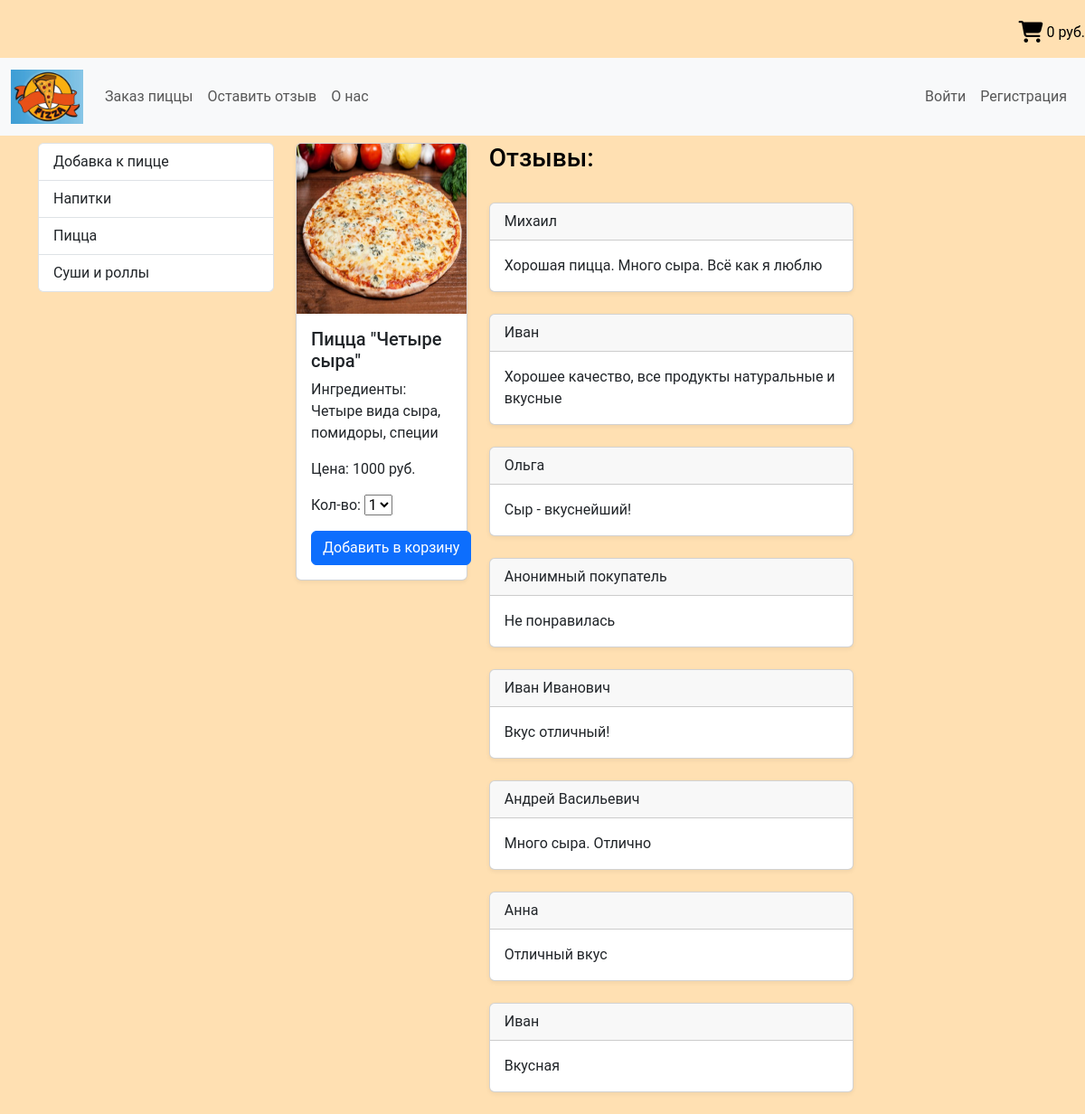
/product/1/, run on the app's committed database.
### pizza_shop/models.py (models this page shows, shortened)
class TypeOfProduct(models.Model):
    nameOfType = models.CharField(max_length=50, db_index=True, verbose_name='Тип продукта')
    slug = models.SlugField(max_length=200, unique=True, db_index=True)
    def get_absolute_url(self):
        return reverse_lazy('type', kwargs={"type_id": self.pk})
    class Meta:
        verbose_name = 'Тип еды'
        verbose_name_plural = 'Типы еды'
        ordering = ['nameOfType']

class Pizza(models.Model):
    name = models.CharField(max_length=100, db_index=True, verbose_name='Наименование продукта')
    shortName = models.CharField(max_length=20, verbose_name='Краткое наименование продукта')
    slug = models.SlugField(max_length=200, db_index=True, unique=True, verbose_name='URL')
    ingredients = models.TextField(verbose_name='Список ингредиентов', blank=True)  # необязательно для заполнения
    currentPrice = models.DecimalField(max_digits=10, decimal_places=2, verbose_name='Текущая цена')
    photo = models.ImageField(upload_to='photos/', verbose_name='Фото', blank=True)  # необязательно для заполнения
    is_ready = models.BooleanField(default=True, verbose_name='Готовность для продажи')
    type_product = models.ForeignKey('TypeOfProduct', on_delete=models.PROTECT, verbose_name='Тип продукта', null=True,
                                     default=1)
    def __str__(self):
        return self.name
    class Meta:
        verbose_name = 'Продукт'
        verbose_name_plural = 'Продукты для заказа'
        ordering = ['name']

class Feedbacks(models.Model):
    buyer = models.CharField(max_length=100, db_index=True, null=True,
                             verbose_name='Имя')  # default="Анонимный покупатель"
    product = models.ForeignKey('Pizza', on_delete=models.PROTECT, verbose_name='Наименование продукта', null=True,
                                related_name="feedbacks")
    comment = models.CharField(max_length=250, db_index=False, verbose_name='Отзыв')
    user = models.ForeignKey(User, on_delete=models.PROTECT, verbose_name='Пользователь', null=True,
                             related_name='users')
    class Meta:
        verbose_name = 'Отзыв (комментарий)'
        verbose_name_plural = 'Отзывы (комментарии)'
        ordering = ['product']

### pizza_shop/views.py (the view)
# urls.py: path('product/<int:product_id>/', ShowProduct.as_view(), name='show_product'),
class ShowProduct(DetailView):
    model = Pizza
    template_name = 'pizza_shop/show_product.html'
    pk_url_kwarg = 'product_id'  # название параметра, который передаёт в класс id (или pk)
    context_object_name = 'pizza_item'  # под этим именем в html используется наша модель
    def get_context_data(self, *, object_list=None, **kwargs):
        context = super().get_context_data(**kwargs)
        context['cart_product_form'] = CartAddProductForm()  # передаём корзину в html
        context['title'] = Pizza.objects.get(pk=self.kwargs['product_id'])  # в title присваиваем название товара
        context['feedbacks'] = Feedbacks.objects.filter(product=self.kwargs['product_id'])  # отзывы
        context['category'] = Pizza.objects.get(pk=self.kwargs['product_id']).type_product
        return context

### cart/forms.py
class CartAddProductForm(forms.Form):
    quantity = forms.TypedChoiceField(choices=PRODUCT_QUANTITY_CHOICES, coerce=int, label='Кол-во')
    update = forms.BooleanField(required=False, initial=False, widget=forms.HiddenInput)

### cart/cart.py (called while the page is built)
    def __len__(self):
        return sum(item['quantity'] for item in self.cart.values())

### cart/context_processors.py (called while the page is built)
def cart(request):
    return {'cart': Cart(request)}

### pizza_shop/templatetags/pizza_tags.py (called while the page is built)
@register.inclusion_tag('pizza_shop/list_typeOfProducts.html')
def show_types_products():
    return {"typeOfProduct": TypeOfProduct.objects.all()}    # "typeOfProduct" - соответствует списку типов(категорий) товаров

### pizza_shop/templates/pizza_shop/show_product.html (shortened to what this page needs)
{% extends 'base.html' %}
{% block sidebar %}
{% include 'inc/_sidebar.html' %}
{% endblock %}
{% block listOfProduct %}
    <div class="row">
        <div class = "col-md-3">
            <div class="card">
                <img src= {{pizza_item.photo.url}}  class = "card-img-top" height="188" alt="{{pizza_item.shortName}}">
                <div class="card-body">
                    <h5 class="card-title">{{ pizza_item.name}}</h5>
                    <p class="card-text">Ингредиенты: {{pizza_item.ingredients}}</p>
                    <p class="card-text">Цена: {{pizza_item.currentPrice|floatformat:0}} руб.</p>
                    <form action="{% url 'cart_add' pizza_item.pk %}" method="post">
                        <p class="card-text">{{ cart_product_form }}</p>
                        <input type="submit" class="btn btn-primary" value="Добавить в корзину">
                    </form>
                </div>
            </div>
        </div>
        <div class = "col-md-6">
            <h3>Отзывы:</h3>
            <br>
            {% for feedback in feedbacks %}
                <div class="card">
                  <div class="card-header">
                    {{feedback.buyer}}
                  </div>
                  <div class="card-body">
                    <p class="card-text">{{feedback.comment}}</p>
                  </div>
                </div>
                <br>
            {% endfor%}
        </div>
    </div>
{% endblock %}

### pizza_shop/templates/pizza_shop/list_typeOfProducts.html
<div class="list-group">
    {% for item in typeOfProduct %}
        <a href="{{ item.get_absolute_url }}" class="list-group-item list-group-item-action"> {{item.nameOfType}} </a>
    {% endfor %}
</div>

### mypizza/static/css/style.css (style rules this page uses)
html { font-size:16px; }
body { font-family: 'Roboto', sans-serif; background-color: #ffe0b2; font-size:16px; font-weight:400; color:#000; min-weight:320px; }
img { max-width: 100%; max-height:100%; }
.card { box-shadow: 0 2px 5px 0 rgba(0,0,0,0.06); transition: all .3s; }
.list-group { margin-bottom:20px; }

### data on the page
TypeOfProduct: nameOfType "Добавка к пицце"
TypeOfProduct: nameOfType "Напитки"
TypeOfProduct: nameOfType "Пицца"
TypeOfProduct: nameOfType "Суши и роллы"
Pizza: photo (picture), name "Пицца \"Четыре сыра\"", ingredients "Четыре вида сыра, помидоры, специи", currentPrice "1000"
Feedbacks: buyer "Михаил", comment "Хорошая пицца. Много сыра. Всё как я люблю"
Feedbacks: buyer "Иван", comment "Хорошее качество, все продукты натуральные и вкусные"
Feedbacks: buyer "Ольга", comment "Сыр - вкуснейший!"
Feedbacks: buyer "Анонимный покупатель", comment "Не понравилась"
Feedbacks: buyer "Иван Иванович", comment "Вкус отличный!"
Feedbacks: buyer "Андрей Васильевич", comment "Много сыра. Отлично"
Feedbacks: buyer "Анна", comment "Отличный вкус"
Feedbacks: buyer "Иван", comment "Вкусная"
